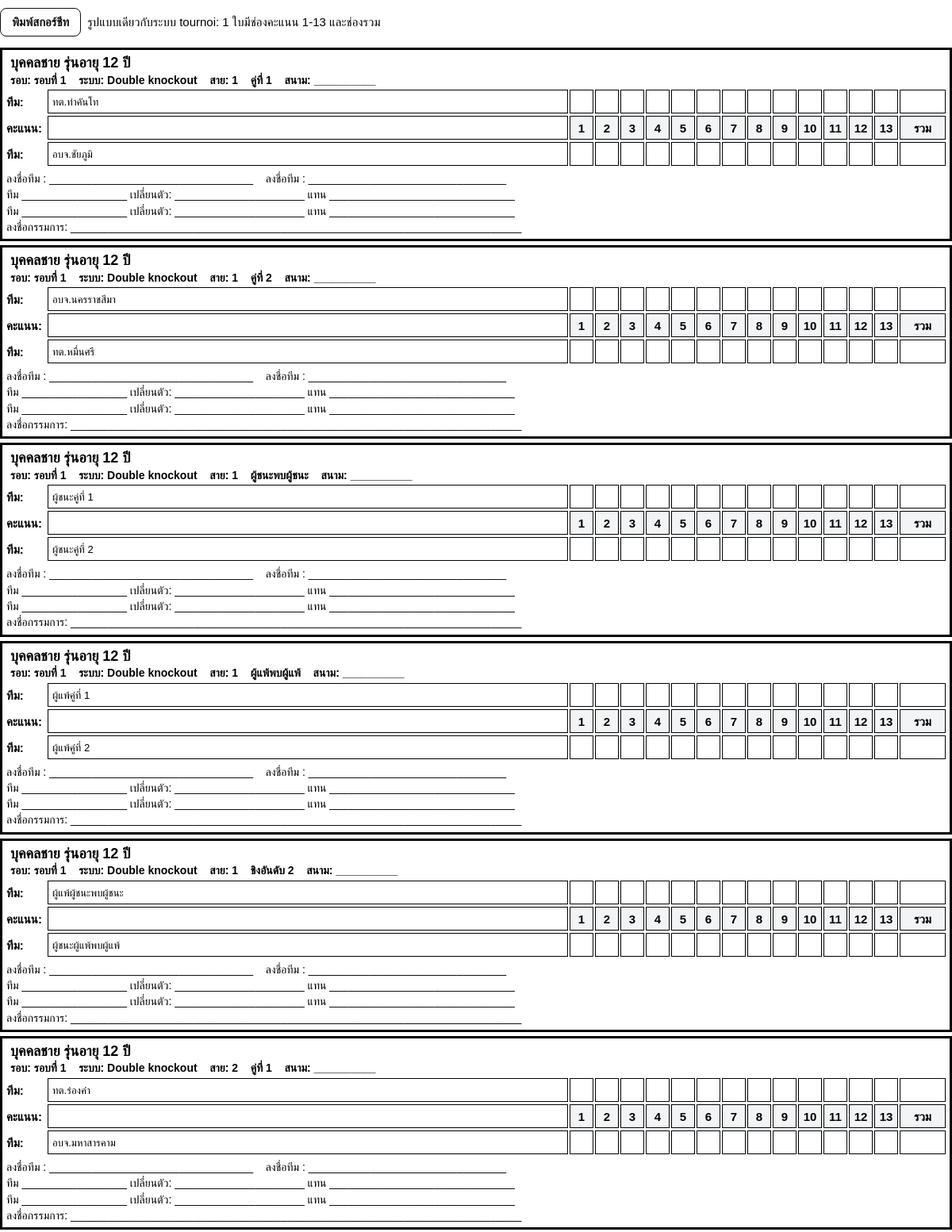
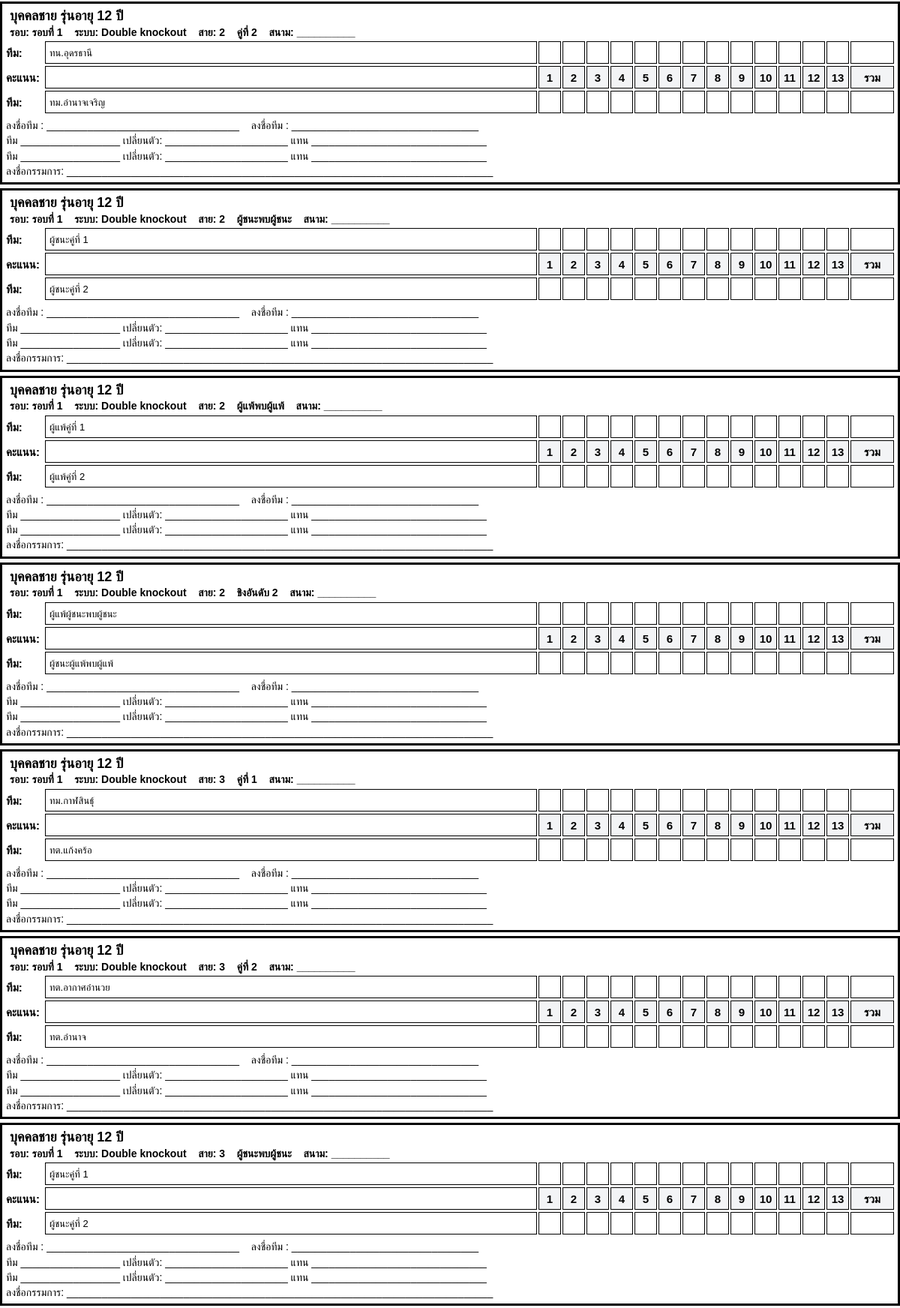
Screenshot of /tournaments/40/score-sheets (upper part) with the database file from the repository (2 pictures, top to bottom).
### tables this page shows
CREATE TABLE tournaments (
            id INTEGER PRIMARY KEY AUTOINCREMENT,
            name TEXT NOT NULL,
            owner_id INTEGER NOT NULL,
            team_count INTEGER NOT NULL,
            group_count INTEGER NOT NULL,
            group_sizes_json TEXT NOT NULL,
            avoid_same INTEGER NOT NULL DEFAULT 1,
            competition_type TEXT NOT NULL DEFAULT 'double_knockout',
            qualify_per_group INTEGER NOT NULL DEFAULT 2,
            status TEXT NOT NULL DEFAULT 'draft',
            created_at TEXT NOT NULL, batch_id INTEGER, event_label TEXT, event_category TEXT, event_gender TEXT, event_age INTEGER, sort_order INTEGER,
            FOREIGN KEY(owner_id) REFERENCES users(id)
        );

CREATE TABLE tournament_rounds (
            id INTEGER PRIMARY KEY AUTOINCREMENT,
            tournament_id INTEGER NOT NULL,
            round_no INTEGER NOT NULL,
            round_name TEXT NOT NULL,
            round_type TEXT NOT NULL,
            group_count INTEGER NOT NULL DEFAULT 0,
            status TEXT NOT NULL DEFAULT 'pending',
            created_at TEXT NOT NULL,
            UNIQUE(tournament_id, round_no),
            FOREIGN KEY(tournament_id) REFERENCES tournaments(id)
        );

CREATE TABLE round_slots (
            id INTEGER PRIMARY KEY AUTOINCREMENT,
            round_id INTEGER NOT NULL,
            group_no INTEGER NOT NULL,
            slot_no INTEGER NOT NULL,
            display_name TEXT NOT NULL,
            source_type TEXT NOT NULL DEFAULT 'team',
            source_group_no INTEGER,
            source_rank INTEGER,
            team_name TEXT,
            court_name TEXT,
            is_bye INTEGER NOT NULL DEFAULT 0,
            is_resolved INTEGER NOT NULL DEFAULT 0,
            UNIQUE(round_id, group_no, slot_no),
            FOREIGN KEY(round_id) REFERENCES tournament_rounds(id)
        );

### app.py (the view)
@app.route("/tournaments/<int:tournament_id>/score-sheets")
def tournament_score_sheets(tournament_id):
    db = get_db()
    tournament = db.execute(
        """
        SELECT t.*, u.username AS owner_name
        FROM tournaments t
        JOIN users u ON u.id = t.owner_id
        WHERE t.id = ?
        """,
        (tournament_id,),
    ).fetchone()
    if not tournament:
        flash("ไม่พบทัวร์นาเมนต์", "error")
        return redirect(url_for("home"))
    round_views = get_round_views(tournament_id)
    sheets = build_score_sheet_matches(round_views)
    return render_template(
        "score_sheet_tournoi_style.html",
        tournament=tournament,
        sheets=sheets,
        title_suffix="ทุกสกอร์ชีท",
    )

### app.py (called while the page is built, shortened)
def table_exists(db, table_name):
    row = db.execute(
        "SELECT name FROM sqlite_master WHERE type = 'table' AND name = ?",
        (table_name,),
    ).fetchone()
    return row is not None

def get_db():
    if "db" not in g:
        g.db = sqlite3.connect(DATABASE)
        g.db.row_factory = sqlite3.Row
        ensure_runtime_schema(g.db)
    return g.db

def current_user():
    uid = session.get("user_id")
    if not uid:
        return None
    return get_db().execute("SELECT * FROM users WHERE id = ?", (uid,)).fetchone()

def competition_type_label(value):
    labels = {
        "double_knockout": "Double knockout",
        "double_elimination": "Double knockout",
        "knockout": "Knockout",
    }
    return labels.get(value, value or "-")

def build_round_score_map(rows):
    score_map = {}
    for row in rows:
        score_map[(row["group_no"], row["slot_no"], row["stage_no"])] = row["score"]
    return score_map

def decide_pair(a, b, stage_no, score_map):
    if a is None or b is None:
        return None
    if a["is_bye"] and not b["is_bye"]:
        return {"winner": b, "loser": a, "done": True}
    if b["is_bye"] and not a["is_bye"]:
        return {"winner": a, "loser": b, "done": True}
    sa = score_map.get((a["group_no"], a["slot_no"], stage_no))
    sb = score_map.get((b["group_no"], b["slot_no"], stage_no))
    if sa is None and sb is None:
        return None

def build_manual_result(round_type, slots, manual_override=None):
    if not manual_override:
        return None

def get_manual_group_map(round_id):
    db = get_db()
    try:
        rows = db.execute(
            "SELECT group_no, winner_slot_no, second_slot_no FROM manual_group_rankings WHERE round_id = ?",
            (round_id,),
        ).fetchall()
    except Exception:
        return {}
    result = {}
    return result

def score_sheet_team_name(slot):
    if not slot:
        return "____________________________"
    if slot["is_bye"]:
        return "X / BYE"
    return slot["team_name"] or slot["display_name"] or "____________________________"

@app.context_processor
def inject_user():
    return {
        "current_user": current_user(),
        "competition_type_label": competition_type_label,
        "stage_can_edit": stage_is_editable,
    }

### templates/score_sheet_tournoi_style.html (shortened to what this page needs)
<!DOCTYPE html>
<html lang="th">
<head>
</head>
<body>
  <div class="no-print">
    <a class="btn" href="javascript:window.print()">พิมพ์สกอร์ชีท</a>
    <span>รูปแบบเดียวกับระบบ tournoi: 1 ใบมีช่องคะแนน 1-13 และช่องรวม</span>
  </div>
  {% for sheet in sheets %}
  <div class="score-sheet {% if loop.index % 4 == 0 %}page-break-after{% endif %}">
    <div class="header">
      <div class="event-info">
        <div class="event-name">{{ tournament['name'] }}</div>
        <div class="event-details">
          รอบ: {{ sheet.round['round_name'] }} &nbsp;&nbsp;
          ระบบ: {{ competition_type_label(sheet.round['round_type']) }} &nbsp;&nbsp;
          สาย: {{ sheet.group_no }} &nbsp;&nbsp;
          {{ sheet.stage_label }} &nbsp;&nbsp;
          สนาม: {{ sheet.court_name or '__________' }}
        </div>
      </div>
    </div>
    <div class="row">
      <div class="label">ทีม:</div>
      <div class="boxes">
        <div class="team-name-box team-name">{{ sheet.team1_name }}</div>
        {% for _ in range(13) %}<div class="box"></div>{% endfor %}
        <div class="box"></div>
      </div>
    </div>
    <div class="row">
      <div class="label">คะแนน:</div>
      <div class="boxes">
        <div class="team-name-box"></div>
        {% for i in range(1, 14) %}<div class="box score-number">{{ i }}</div>{% endfor %}
        <div class="box score-number">รวม</div>
      </div>
    </div>
    <div class="row">
      <div class="label">ทีม:</div>
      <div class="boxes">
        <div class="team-name-box team-name">{{ sheet.team2_name }}</div>
        {% for _ in range(13) %}<div class="box"></div>{% endfor %}
        <div class="box"></div>
      </div>
    </div>
    <div class="signature">
      ลงชื่อทีม : _________________________________&nbsp;&nbsp;&nbsp;
      ลงชื่อทีม : ________________________________<br>
      ทีม _________________ เปลี่ยนตัว: _____________________ แทน ______________________________<br>
      ทีม _________________ เปลี่ยนตัว: _____________________ แทน ______________________________<br>
      ลงชื่อกรรมการ: _________________________________________________________________________
    </div>
  </div>
  {% endfor %}
</body>
</html>

### templates/score_sheet_tournoi_style.html (style rules this page uses)
* { box-sizing: border-box; }
body { font-family: Tahoma, Arial, sans-serif; font-size: 15px; margin: 0; color: #000; }
.no-print { margin: 10px 0 14px; display: flex; gap: 8px; align-items: center; }
.btn { display: inline-block; padding: 8px 14px; border: 1px solid #111; border-radius: 8px; text-decoration: none; color: #111; background: #fff; font-weight: 700; }
.score-sheet { border: 3px solid #000; padding: 5px; margin-bottom: 5px; min-height: 13mm; position: relative; page-break-inside: avoid; }
.page-break-after { page-break-after: always; break-after: page; }
.header { display: flex; justify-content: space-between; align-items: flex-start; gap: 8px; margin-bottom: 3px; padding: 0 5px; line-height: 1.25; }
.event-info { flex: 1; min-width: 0; }
.event-name { font-weight: 800; font-size: 18px; white-space: nowrap; overflow: hidden; text-overflow: ellipsis; }
.event-details { font-size: 14px; font-weight: 700; margin-top: 2px; }
.row { display: flex; align-items: flex-start; margin: 3px 0; }
.label { width: 52px; min-width: 52px; padding-top: 7px; font-weight: 800; }
.boxes { display: grid; grid-template-columns: minmax(165px, 1fr) repeat(13, 30px) 58px; gap: 2px; width: 100%; }
.box, .team-name-box { height: 30px; border: 1px solid #000; text-align: center; line-height: 30px; box-sizing: border-box; }
.team-name-box { text-align: left; padding-left: 5px; font-size: 13px; overflow: hidden; white-space: nowrap; text-overflow: ellipsis; }
.score-number { font-weight: 800; background: #f3f4f6; }
.signature { margin-top: 6px; line-height: 1.45; font-size: 14px; }

### rows the page displays
tournaments: name "บุคคลชาย รุ่นอายุ 12 ปี" "บุคคลชาย รุ่นอายุ 12 ปี" "บุคคลชาย รุ่นอายุ 12 ปี" "บุคคลชาย รุ่นอายุ 12 ปี" "บุคคลชาย รุ่นอายุ 12 ปี" "บุคคลชาย รุ่นอายุ 12 ปี" "บุคคลชาย รุ่นอายุ 12 ปี" "บุคคลชาย รุ่นอายุ 12 ปี" "บุคคลชาย รุ่นอายุ 12 ปี" "บุคคลชาย รุ่นอายุ 12 ปี" "บุคคลชาย รุ่นอายุ 12 ปี" "บุคคลชาย รุ่นอายุ 12 ปี" "บุคคลชาย รุ่นอายุ 12 ปี"
tournament_rounds: round.round_name "รอบที่ 1" "รอบที่ 1" "รอบที่ 1" "รอบที่ 1" "รอบที่ 1" "รอบที่ 1" "รอบที่ 1" "รอบที่ 1" "รอบที่ 1" "รอบที่ 1" "รอบที่ 1" "รอบที่ 1" "รอบที่ 1", round_type "Double knockout" "Double knockout" "Double knockout" "Double knockout" "Double knockout" "Double knockout" "Double knockout" "Double knockout" "Double knockout" "Double knockout" "Double knockout" "Double knockout" "Double knockout"
round_slots: team1_name "ทต.ท่าคันโท"
round_slots: team2_name "อบจ.ชัยภูมิ"
round_slots: team1_name "อบจ.นครราชสีมา"
round_slots: team2_name "ทต.หมื่นศรี"
round_slots: team1_name "ทต.ร่องคำ"
round_slots: team2_name "อบจ.มหาสารคาม"
round_slots: team1_name "ทน.อุดรธานี"
round_slots: team2_name "ทม.อำนาจเจริญ"
round_slots: team1_name "ทม.กาฬสินธุ์"
round_slots: team2_name "ทต.แก้งคร้อ"
round_slots: team1_name "ทต.อากาศอำนวย"
round_slots: team2_name "ทต.อำนาจ"

### other values shown
{{ sheet.group_no }} "1" "1" "1" "1" "1" "2" "2" "2" "2" "2" "3" "3" "3"
{{ sheet.stage_label }} "คู่ที่ 1" "คู่ที่ 2" "ผู้ชนะพบผู้ชนะ" "ผู้แพ้พบผู้แพ้" "ชิงอันดับ 2" "คู่ที่ 1" "คู่ที่ 2" "ผู้ชนะพบผู้ชนะ" "ผู้แพ้พบผู้แพ้" "ชิงอันดับ 2" "คู่ที่ 1" "คู่ที่ 2" "ผู้ชนะพบผู้ชนะ"
{{ sheet.court_name or '__________' }} "__________" "__________" "__________" "__________" "__________" "__________" "__________" "__________" "__________" "__________" "__________" "__________" "__________"
{{ i }} "1" "2" "3" "4" "5" "6" "7" "8" "9" "10" "11" "12" "13" "1" "2" "3" "4" "5" "6" "7" "8" "9" "10" "11" "12" "13" "1" "2" "3" "4" "5" "6" "7" "8" "9" "10" "11" "12" "13" "1" "2" "3" "4" "5" "6" "7" "8" "9" "10" "11" "12" "13" "1" "2" "3" "4" "5" "6" "7" "8" "9" "10" "11" "12" "13" "1" "2" "3" "4" "5" "6" "7" "8" "9" "10" "11" "12" "13" "1" "2" "3" "4" "5" "6" "7" "8" "9" "10" "11" "12" "13" "1" "2" "3" "4" "5" "6" "7" "8" "9" "10" "11" "12" "13" "1" "2" "3" "4" "5" "6" "7" "8" "9" "10" "11" "12" "13" "1" "2" "3" "4" "5" "6" "7" "8" "9" "10" "11" "12" "13" "1" "2" "3" "4" "5" "6" "7" "8" "9" "10" "11" "12" "13" "1" "2" "3" "4" "5" "6" "7" "8" "9" "10" "11" "12" "13" "1" "2" "3" "4" "5" "6" "7" "8" "9" "10" "11" "12" "13"
{{ sheet.team1_name }} "ผู้ชนะคู่ที่ 1" "ผู้แพ้คู่ที่ 1" "ผู้แพ้ผู้ชนะพบผู้ชนะ" "ผู้ชนะคู่ที่ 1" "ผู้แพ้คู่ที่ 1" "ผู้แพ้ผู้ชนะพบผู้ชนะ" "ผู้ชนะคู่ที่ 1"
{{ sheet.team2_name }} "ผู้ชนะคู่ที่ 2" "ผู้แพ้คู่ที่ 2" "ผู้ชนะผู้แพ้พบผู้แพ้" "ผู้ชนะคู่ที่ 2" "ผู้แพ้คู่ที่ 2" "ผู้ชนะผู้แพ้พบผู้แพ้" "ผู้ชนะคู่ที่ 2"
